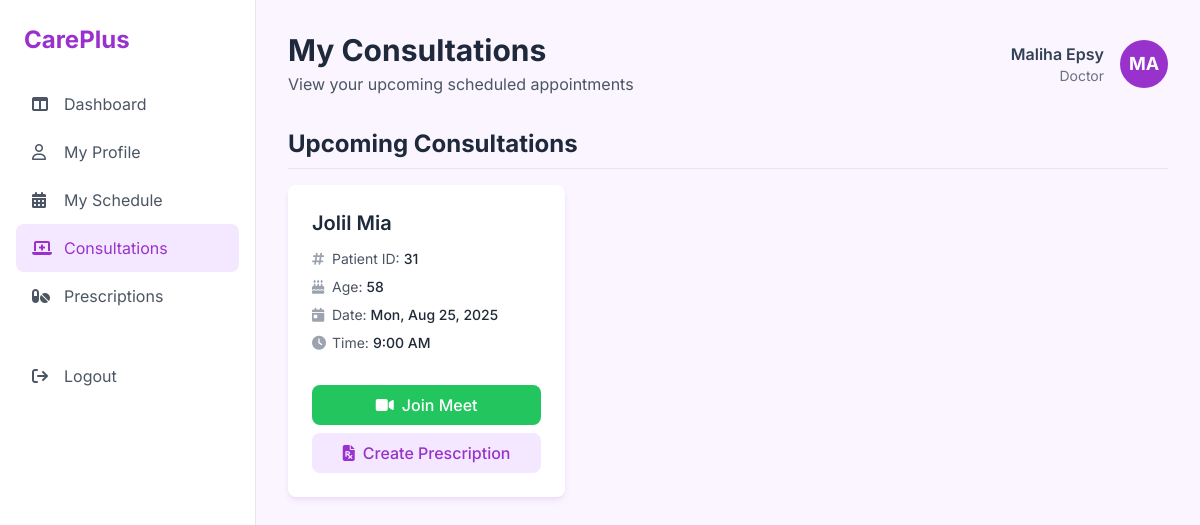
/consultationInfo.php (signed in), run on the app's committed database.
### tables this page shows
CREATE TABLE `appointment` (
  `appointmentID` int(11) NOT NULL,
  `patientID` int(11) DEFAULT NULL,
  `providerID` int(11) DEFAULT NULL,
  `appointmentDate` datetime DEFAULT NULL,
  `status` varchar(20) DEFAULT NULL,
  `consultation_link` varchar(255) DEFAULT NULL,
  `scheduleID` int(11) DEFAULT NULL,
  `notes` text DEFAULT NULL
);

CREATE TABLE `users` (
  `userID` int(11) NOT NULL,
  `email` varchar(100) NOT NULL,
  `password` varchar(255) NOT NULL,
  `Name` varchar(100) NOT NULL,
  `contactNo` varchar(20) DEFAULT NULL,
  `role` enum('Patient','Doctor','Nutritionist','CareGiver','Admin') NOT NULL,
  `profilePhoto` varchar(255) DEFAULT NULL
);

CREATE TABLE `patient` (
  `patientID` int(11) NOT NULL,
  `age` int(11) DEFAULT NULL,
  `height` decimal(5,2) DEFAULT NULL,
  `weight` decimal(5,2) DEFAULT NULL,
  `gender` varchar(10) DEFAULT NULL
);

### consultationInfo.php (the view, shortened to what this page needs)
<?php
$conn = require_once 'config.php';
$doctorID = $_SESSION['userID'];
$userName = $_SESSION['Name'];
$userAvatar = strtoupper(substr($userName, 0, 2));
$query = "
    SELECT
        a.appointmentID,
        a.patientID,
        u.Name as patientName,
        p.age as patientAge,
        a.appointmentDate,
        a.consultation_link
    FROM appointment a
    JOIN users u ON a.patientID = u.userID
    LEFT JOIN patient p ON u.userID = p.patientID -- Use LEFT JOIN for robustness
    WHERE a.providerID = ? AND a.status = 'Scheduled'
    ORDER BY a.appointmentDate ASC
";
$stmt = $conn->prepare($query);
$stmt->bind_param("i", $doctorID);
$stmt->execute();
$consultations = $stmt->get_result()->fetch_all(MYSQLI_ASSOC);
$today = [];
$tomorrow = [];
$upcoming = [];
$now = new DateTime();
$tomorrowDate = (new DateTime())->modify('+1 day');
foreach ($consultations as $consult) {
    $appointmentDate = new DateTime($consult['appointmentDate']);
    if ($appointmentDate->format('Y-m-d') === $now->format('Y-m-d')) {
        $today[] = $consult;
    } elseif ($appointmentDate->format('Y-m-d') === $tomorrowDate->format('Y-m-d')) {
        $tomorrow[] = $consult;
    } elseif ($appointmentDate > $now) {
        $upcoming[] = $consult;
    }
}
function formatDate($datetime) {
    return (new DateTime($datetime))->format('D, M j, Y');
}
function formatTime($datetime) {
    return (new DateTime($datetime))->format('g:i A');
}
?>
<!DOCTYPE html>
<html lang="en">
<head>
    <script src="https://cdn.tailwindcss.com"></script>
    <link rel="stylesheet" href="https://cdnjs.cloudflare.com/ajax/libs/font-awesome/6.5.2/css/all.min.css" />
</head>
<body class="bg-purple-50">
    <div class="flex min-h-screen">
        <aside class="w-64 bg-white border-r">
            <div class="p-6">
                <a href="#" class="text-2xl font-bold text-dark-orchid">CarePlus</a>
            </div>
            <nav class="px-4">
                <a href="doctorDashboard.php" class="flex items-center space-x-3 px-4 py-3 text-gray-600 hover:bg-slate-100 rounded-lg"><i class="fa-solid fa-table-columns w-5"></i><span>Dashboard</span></a>
                <a href="doctorProfile.php" class="flex items-center space-x-3 px-4 py-3 text-gray-600 hover:bg-slate-100 rounded-lg"><i class="fa-regular fa-user w-5"></i><span>My Profile</span></a>
                <a href="doctor_schedule.php" class="flex items-center space-x-3 px-4 py-3 text-gray-600 hover:bg-slate-100 rounded-lg"><i class="fa-solid fa-calendar-days w-5"></i><span>My Schedule</span></a>
                <a href="consultationInfo.php" class="flex items-center space-x-3 px-4 py-3 bg-purple-100 text-dark-orchid rounded-lg"><i class="fa-solid fa-laptop-medical w-5"></i><span>Consultations</span></a>
                <a href="create_prescription.php" class="flex items-center space-x-3 px-4 py-3 text-gray-600 hover:bg-slate-100 rounded-lg"><i class="fa-solid fa-pills w-5"></i><span>Prescriptions</span></a>
                <a href="logout.php" class="flex items-center space-x-3 px-4 py-3 text-gray-600 hover:bg-slate-100 rounded-lg mt-8"><i class="fa-solid fa-arrow-right-from-bracket w-5"></i><span>Logout</span></a>
            </nav>
        </aside>
        <main class="flex-1 p-8">
            <header class="flex justify-between items-center mb-8">
                <div>
                    <h1 class="text-3xl font-bold text-slate-800">My Consultations</h1>
                    <p class="text-gray-600 mt-1">View your upcoming scheduled appointments</p>
                </div>
                <div class="flex items-center space-x-4">
                     <div class="text-right">
                        <p class="font-semibold text-slate-700"><?php echo htmlspecialchars($userName); ?></p>
                        <p class="text-sm text-gray-500">Doctor</p>
                    </div>
                    <div class="w-12 h-12 rounded-full bg-dark-orchid text-white flex items-center justify-center font-bold text-lg"><?php echo htmlspecialchars($userAvatar); ?></div>
                </div>
            </header>
            <div class="space-y-10">
                <?php function render_consultation_card($consult) { ?>
                    <div class="consultation-card bg-white p-6 rounded-lg shadow-orchid-custom">
                        <div>
                            <h3 class="text-xl font-semibold text-slate-800 mb-3"><?php echo htmlspecialchars($consult['patientName']); ?></h3>
                            <div class="space-y-2 text-sm text-gray-600 mb-4">
                                <div class="flex items-center"><i class="fa-solid fa-hashtag w-5 text-gray-400"></i> Patient ID: <span class="font-medium text-gray-800 ml-1"><?php echo $consult['patientID']; ?></span></div>
                                <div class="flex items-center"><i class="fa-solid fa-cake-candles w-5 text-gray-400"></i> Age: <span class="font-medium text-gray-800 ml-1"><?php echo htmlspecialchars($consult['patientAge'] ?? 'N/A'); ?></span></div>
                                <div class="flex items-center"><i class="fa-solid fa-calendar-day w-5 text-gray-400"></i> Date: <span class="font-medium text-gray-800 ml-1"><?php echo formatDate($consult['appointmentDate']); ?></span></div>
                                <div class="flex items-center"><i class="fa-solid fa-clock w-5 text-gray-400"></i> Time: <span class="font-medium text-gray-800 ml-1"><?php echo formatTime($consult['appointmentDate']); ?></span></div>
                            </div>
                        </div>
                        <div class="flex flex-col space-y-2 mt-4">
                            <a href="<?php echo htmlspecialchars($consult['consultation_link']); ?>" target="_blank" class="w-full text-center font-medium text-white bg-green-500 hover:bg-green-600 px-4 py-2 rounded-lg transition">
                                <i class="fa-solid fa-video mr-2"></i>Join Meet
                            </a>
                            <a href="createPrescription.php?appointment_id=<?php echo $consult['appointmentID']; ?>" class="w-full text-center font-medium text-dark-orchid bg-purple-100 hover:bg-purple-200 px-4 py-2 rounded-lg transition">
                                <i class="fa-solid fa-file-prescription mr-2"></i>Create Prescription
                            </a>
                        </div>
                    </div>
                <?php } ?>
                <?php if (!empty($upcoming)): ?>
                <section>
                    <h2 class="text-2xl font-bold text-slate-800 mb-4 border-b pb-2">Upcoming Consultations</h2>
                    <div class="grid grid-cols-1 md:grid-cols-2 lg:grid-cols-3 gap-6">
                        <?php foreach ($upcoming as $consult) { render_consultation_card($consult); } ?>
                    </div>
                </section>
                <?php endif; ?>
            </div>
        </main>
    </div>
</body>
</html>

### consultationInfo.php (style rules this page uses)
body { font-family: 'Inter', sans-serif; }
.bg-dark-orchid { background-color: #9932CC; }
.text-dark-orchid { color: #9932CC; }
.shadow-orchid-custom { box-shadow: 0 4px 6px -1px rgba(153, 50, 204, 0.1), 0 2px 4px -2px rgba(153, 50, 204, 0.1); }
.consultation-card { transition: transform 0.2s ease-in-out, box-shadow 0.2s ease-in-out; display: flex; flex-direction: column; justify-content: space-between; }

### data on the page
appointment: users.Name "Jolil Mia", patientID "31", patientID.age "58", appointmentDate "Mon, Aug 25, 2025", appointmentDate "9:00 AM"

### other printed values
$userName "Maliha Epsy"
$userAvatar "MA"
